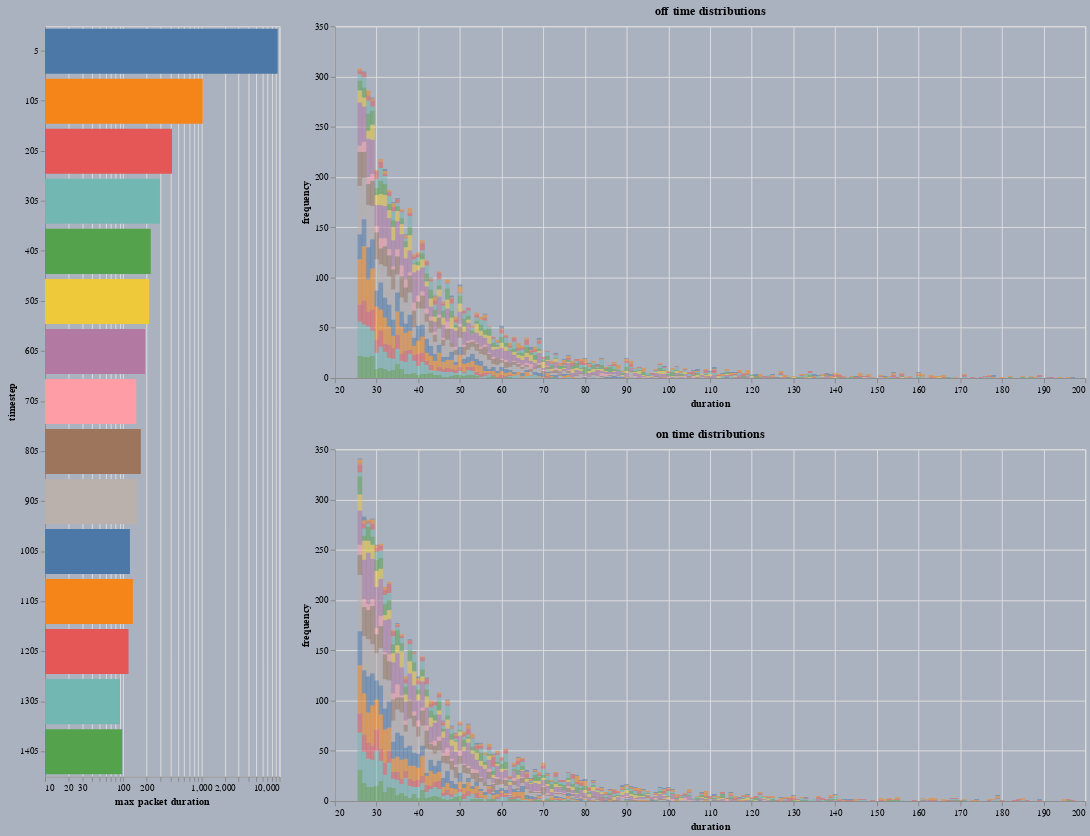

The cell this chart's notebook holds for it:
### Code cell
WTA_sim.state_length_vs_timestep_sim(
    chart_type='bar',
    background_color='#abb2bf',
    lower_bound=25,
    upper_bound=200
)

### Figure 1 — Vega-Lite specification as saved in the notebook (floating-point values rounded to 4 significant figures; data arrays with more than 128 entries replaced by an {"elided": "..."} marker saying what was removed)
{"$schema": "https://vega.github.io/schema/vega-lite/v2.6.0.json", "background": "#abb2bf", "config": {"view": {"height": 300, "width": 400}}, "datasets": {"data-129af01d37294f734721aea9a0ea1d5c": {"elided": "3069 records"}}, "hconcat": [{"data": {"name": "data-129af01d37294f734721aea9a0ea1d5c"}, "encoding": {"color": {"condition": {"field": "timestep", "legend": null, "selection": "selector001", "type": "nominal"}, "value": "#96989b"}, "tooltip": [{"field": "timestep", "type": "nominal"}, {"aggregate": "max", "field": "duration", "type": "quantitative"}], "x": {"aggregate": "max", "field": "duration", "scale": {"type": "log"}, "title": "max packet duration", "type": "quantitative"}, "y": {"field": "timestep", "type": "nominal"}}, "height": 800, "mark": "bar", "selection": {"selector001": {"empty": "all", "encodings": ["y"], "on": "click", "resolve": "global", "toggle": "event.shiftKey", "type": "multi"}}, "width": 250}, {"vconcat": [{"data": {"name": "data-129af01d37294f734721aea9a0ea1d5c"}, "encoding": {"color": {"field": "timestep", "legend": null, "type": "nominal"}, "tooltip": [{"field": "duration", "type": "quantitative"}, {"field": "frequency", "type": "quantitative"}, {"field": "timestep", "type": "nominal"}, {"field": "bit", "type": "nominal"}], "x": {"field": "duration", "type": "quantitative"}, "y": {"field": "frequency", "type": "quantitative"}}, "height": 375, "mark": {"opacity": 0.5, "type": "bar"}, "title": "off time distributions", "transform": [{"filter": {"selection": "selector001"}}, {"filter": "(datum.duration > 25)"}, {"filter": "(datum.duration < 200)"}, {"filter": "(datum.bit === 0)"}], "width": 800}, {"data": {"name": "data-129af01d37294f734721aea9a0ea1d5c"}, "encoding": {"color": {"field": "timestep", "legend": null, "type": "nominal"}, "tooltip": [{"field": "duration", "type": "quantitative"}, {"field": "frequency", "type": "quantitative"}, {"field": "timestep", "type": "nominal"}, {"field": "bit", "type": "nominal"}], "x": {"field": "duration", "type": "quantitative"}, "y": {"field": "frequency", "type": "quantitative"}}, "height": 375, "mark": {"opacity": 0.5, "type": "bar"}, "title": "on time distributions", "transform": [{"filter": {"selection": "selector001"}}, {"filter": "(datum.duration > 25)"}, {"filter": "(datum.duration < 200)"}, {"filter": "(datum.bit === 1)"}], "width": 800}]}]}
